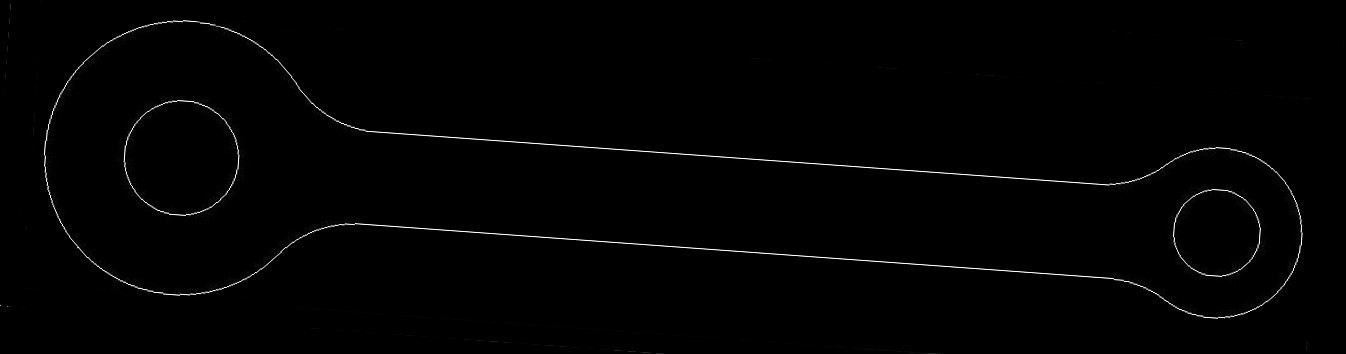
#> input picture Images/LinkRotated.jpg, 1346 x 354 px
$ python rotate.py
#> lines starting #> are read from the running program, lines starting #| are printed output that depends on the picture; after the words box and inside, x2 and y2 are one past the last pixel; in counts of white or black regions, pixels touching at a corner belong together; long printed decimals are rounded
import cv2
import numpy as np
import imutils
import matplotlib.pyplot as plt

matrix_test = None
perimeters=[]
img=cv2.imread("Images/LinkRotated.jpg",1)
#> img is the input picture: shape (354, 1346, 3); mean B, G, R 2.2, 2.2, 2.2
img_height,img_width=img.shape[:2]
#> img_height = 354; img_width = 1346
blur_img = cv2.bilateralFilter(img,1,75,75)
grey_img=cv2.cvtColor(blur_img,cv2.COLOR_BGR2GRAY)
_,thresh_img=cv2.threshold(grey_img,50,255,cv2.THRESH_BINARY)
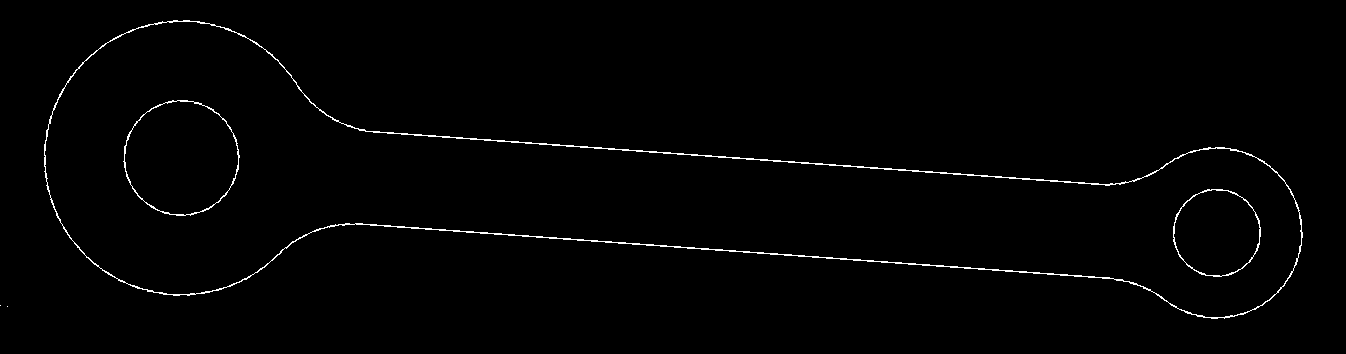
#> thresh_img: shape (354, 1346); 1.1% white in thin lines or dots, all inside (x1, y1, x2, y2) = (0, 20, 1303, 319)
black_image = np.zeros((img_height, img_width))

contours, hierarchy = cv2.findContours(thresh_img.copy(), cv2.RETR_LIST, cv2.CHAIN_APPROX_NONE)
#> contours = 8 contours, 2 with area under 20; largest, box (x1, y1, x2, y2) and area: (44, 20, 1303, 319) 160128, (44, 21, 1302, 318) 158556, (123, 100, 240, 216) 10344, (124, 100, 239, 216) 10144, (1173, 189, 1261, 277) 5963, (1173, 189, 1261, 277) 5803
contoursDraw=img.copy()
contoursDraw2=img.copy()


for i in contours:
	perimeter = cv2.arcLength(i,True)
	perimeters.append(perimeter)
	perimeters.sort()
#> this loop made 8 passes
#> perimeter on passes 3 to 8: 289.4, 291.1, 384.1, 387.7, 2979.9, 2988
#> (i, perimeter) on passes 1 to 2: ([[7, 306]], 0), ([[0, 305]], 0)
#> after the loop, perimeters = [0, 0, 289.4, 291.1, 384.1, 387.7, 2979.9, 2988]


cnt = contours[len(perimeters)-1]
#> cnt = contour of 2725 points, box (x1, y1, x2, y2) (44, 20, 1303, 319), area 160128
M = cv2.moments(cnt)
#> M = moments, m00 160128.5, centre m10/m00, m01/m00 = (593.1, 190.5)
print (M['m10'],M['m00'],M['m01'])
#| 94975952.333 160128.5 30502432.833
print(hierarchy)
#| [[[ 1 -1 -1 -1]
#|   [ 2  0 -1 -1]
#|   [ 3  1 -1 -1]
#|   [ 4  2 -1 -1]
#|   [ 5  3 -1 -1]
#|   [ 6  4 -1 -1]
#|   [ 7  5 -1 -1]
#|   [-1  6 -1 -1]]]
cv2.drawContours(black_image,cnt,-1,(255,255,255), 2)
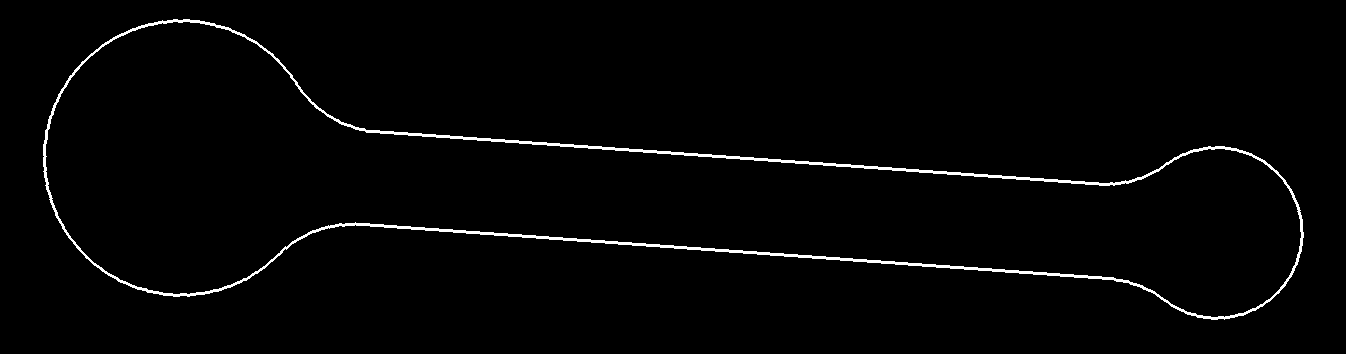
#> black_image: shape (354, 1346) float64; 1.7% white; 1 white region, box (x1, y1, x2, y2) and area: (43, 19, 1304, 320) 8163


cx = int(M['m10']/M['m00'])
#> cx = 593
cy = int(M['m01']/M['m00'])
#> cy = 190
center=np.array([cx,cy],float)
#> center = [593, 190]
cv2.circle(contoursDraw2, (cx,cy), 5, (255,0,0), thickness=5, lineType=8, shift=0)
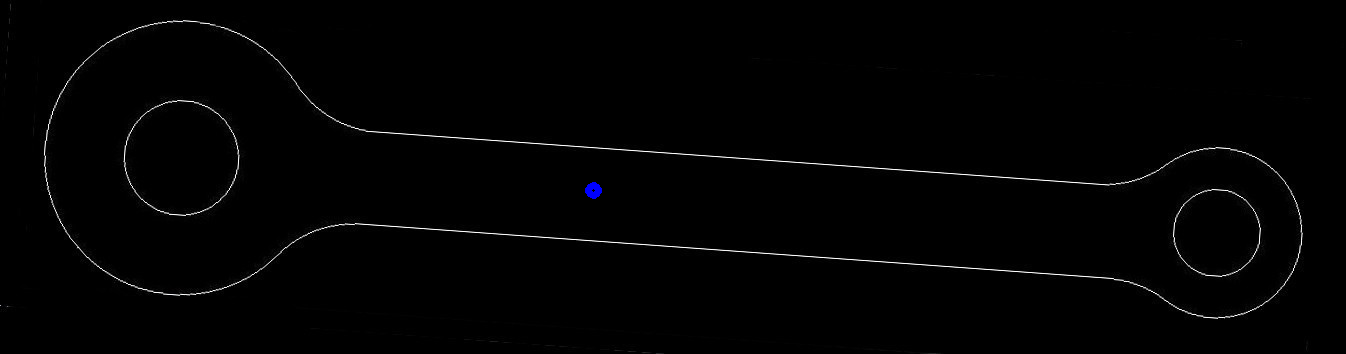
#> contoursDraw2: shape (354, 1346, 3); 0.04% of pixels changed, all inside (x1, y1, x2, y2) = (585, 182, 602, 199)
#print(center)

#Bounding Rectangle
rect = cv2.minAreaRect(cnt)
#> rect = ((673.5, 168.4), (275.3, 1259.8), -88.73)
box = cv2.boxPoints(rect)
#> box = [[1300.2, 320], [40.72, 292.1], [46.82, 16.85], [1306.3, 44.76]]
box = np.int0(box)
#> box = [[1300, 319], [40, 292], [46, 16], [1306, 44]]
cv2.drawContours(black_image,[box],0,(0,0,255),2)
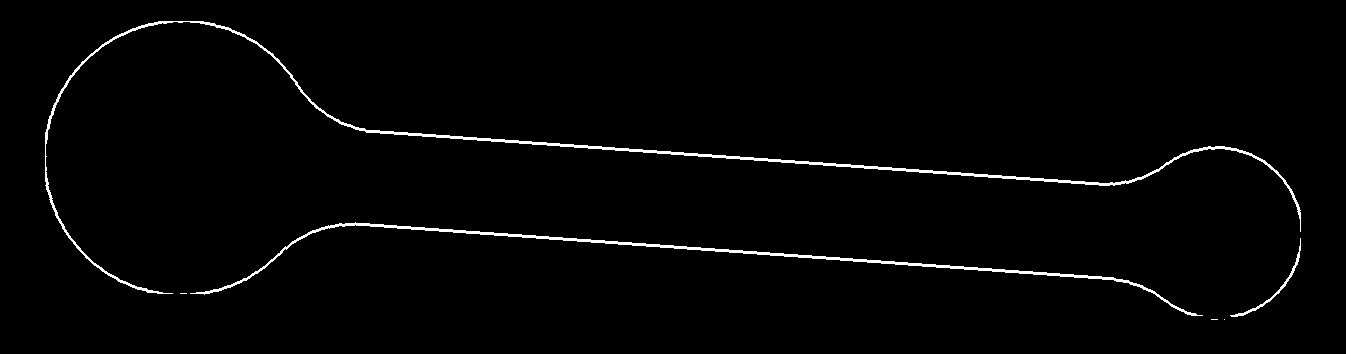
#> black_image: shape (354, 1346) float64; 1.6% white; 6 white regions (3 under 20 px), largest, box (x1, y1, x2, y2) and area: (45, 21, 1301, 294) 4490, (190, 222, 1203, 316) 3011, (1230, 238, 1301, 317) 280

y, x = np.nonzero(black_image)
#> y = 7796 values from 21 to 319; x = 7796 values, max 1300 at index 4078, min 45 at index 1090, mean 662.2
x = x - np.mean(x)
#> x = 7796 values, max 637.8 at index 4078, min -617.2 at index 1090, mean -5.23e-14
y = y - np.mean(y)
#> y = 7796 values from -173.6 to 124.4
coords = np.vstack([x, y])
cov = np.cov(coords)
#> cov = [[142123.8, 10006.2], [10006.2, 5204.4]]
evals, evecs = np.linalg.eig(cov)
#> evals = [142851.2, 4477]; evecs = [[0.997, -0.0725], [0.0725, 0.997]]
sort_indices = np.argsort(evals)[::-1]
#> sort_indices = [0, 1]
evec1, evec2 = evecs[:, sort_indices]
#> evec1 = [0.997, -0.0725]; evec2 = [0.0725, 0.997]
x_v1, y_v1 = evec1  # Eigenvector with largest eigenvalue
#> x_v1 = 0.997; y_v1 = -0.0725
x_v2, y_v2 = evec2
#> x_v2 = 0.0725; y_v2 = 0.997
scale = 200
plt.plot([x_v1*-scale*2, x_v1*scale*2],
         [y_v1*-scale*2, y_v1*scale*2], color='red')
plt.plot([x_v2*-scale, x_v2*scale],
         [y_v2*-scale, y_v2*scale], color='blue')
plt.plot(x, y, 'k.')
plt.axis('equal')
plt.gca().invert_yaxis()  # Match the image system with origin at top
theta = np.tanh((x_v1)/(y_v1))
#> theta = -1
print (theta*57.295779513)
#| -57.296
rotation_mat = np.matrix([[np.cos(theta), -np.sin(theta)],
                      [np.sin(theta), np.cos(theta)]])
#> rotation_mat = [[0.54, 0.841], [-0.841, 0.54]]
transformed_mat = rotation_mat * coords
# plot the transformed blob
x_transformed, y_transformed = transformed_mat.A
#> x_transformed = 7796 values, max 417.8 at index 7636, min -429.5 at index 392, mean -4.85e-14; y_transformed = 7796 values, max 523.1 at index 4417, min -532.1 at index 3952, mean 4.48e-14
plt.plot(x_transformed, y_transformed, 'g.')
plt.show()
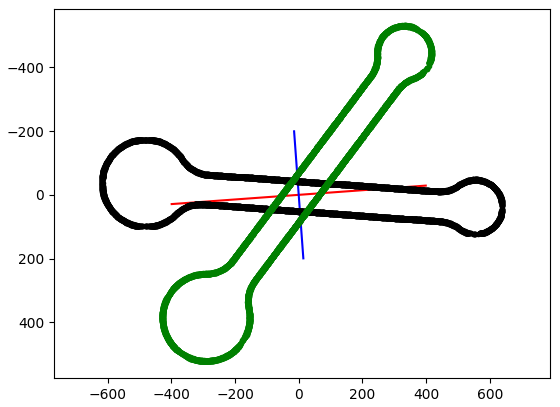
#> figure drawn by matplotlib, 1 panel


for i in contours:
	#epsilon = 0.1*cv2.arcLength(i,True)
	#approx = cv2.approxPolyDP(i,epsilon,True)
	cv2.drawContours(contoursDraw,[i],-1,(0,255,0), 1)
#> this loop made 8 passes
#> i on passes 1 to 2: [[7, 306]], [[0, 305]]
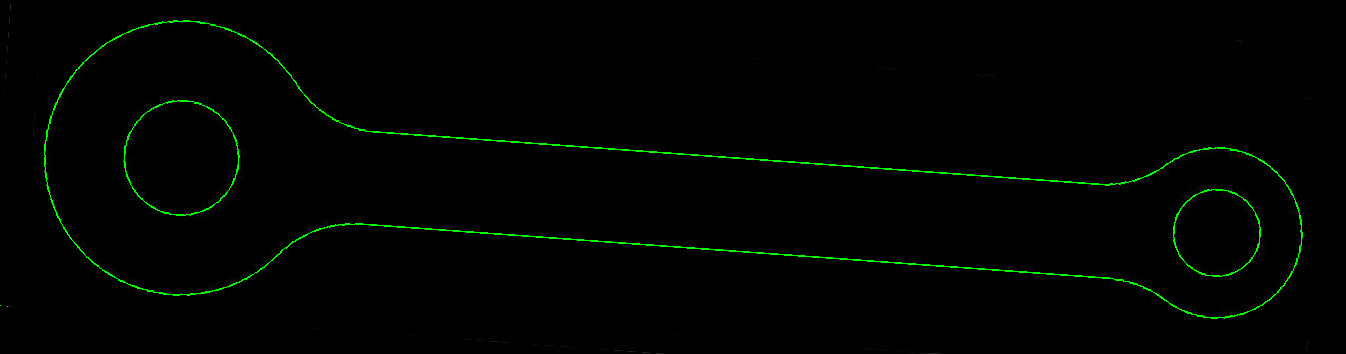
#> contoursDraw: shape (354, 1346, 3); 1.1% of pixels changed, all inside (x1, y1, x2, y2) = (0, 20, 1303, 319)
	#getOrientation(contours[i], contoursDraw)


#cv2.imshow("img",img)
cv2.imshow("black_image",black_image)
cv2.imshow("thresh_img",thresh_img)
cv2.imshow("cDraw",contoursDraw)
cv2.imshow("contoursDraw2",contoursDraw2)
cv2.waitKey(0)
cv2.destroyAllWindows()

$ run again, with Images/CircleRotated.jpg copied over Images/LinkRotated.jpg
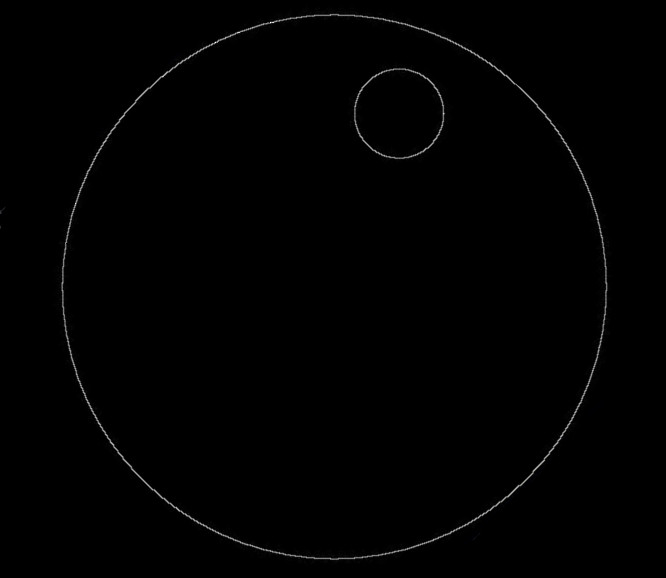
#> input picture Images/CircleRotated.jpg, 666 x 578 px
#> img is the input picture: shape (578, 666, 3); mean B, G, R 1.3, 1.3, 1.3
#> `_,thresh_img=cv2.threshold(grey_img,50,255,cv2.THRESH_BINARY)`:
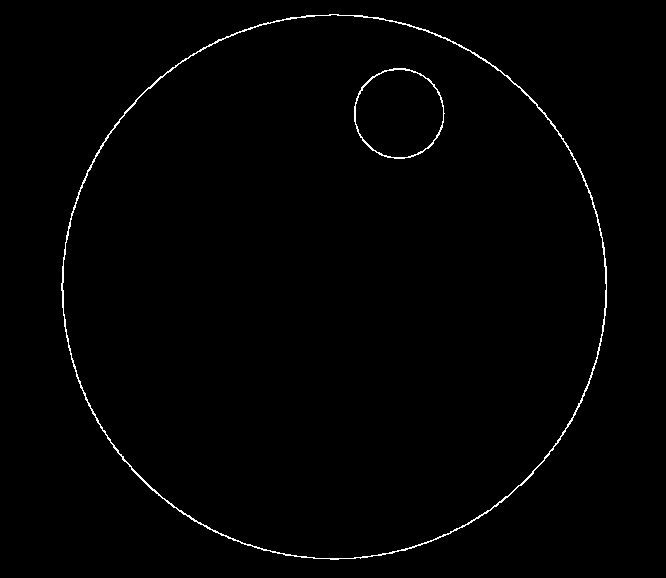
#> thresh_img: shape (578, 666); 0.91% white in thin lines or dots, all inside (x1, y1, x2, y2) = (61, 14, 607, 560)
#> contours = 4 contours; box (x1, y1, x2, y2) and area: (61, 14, 607, 560) 232930, (62, 14, 607, 559) 231476, (354, 68, 445, 159) 6351, (355, 69, 444, 158) 6104
#> the loop `for i in contours:` made 4 passes
#> perimeter on passes 1 to 4: 291.7, 300.2, 1807, 1813.8
#> after the loop `for i in contours:`: perimeters = [291.7, 300.2, 1807, 1813.8]
#> cnt = contour of 1552 points, box (x1, y1, x2, y2) (61, 14, 607, 560), area 232930
#> M = moments, m00 232930, centre m10/m00, m01/m00 = (333.9, 286.4)
#| 77777504.333 232930.0 66706714.0
#| [[[ 1 -1 -1 -1]
#|   [ 2  0 -1 -1]
#|   [ 3  1 -1 -1]
#|   [-1  2 -1 -1]]]
#> cx = 333
#> cy = 286
#> center = [333, 286]
#> contoursDraw2: shape (578, 666, 3); 0.05% of pixels changed, all inside (x1, y1, x2, y2) = (325, 278, 342, 295)
#> rect = ((333.5, 286.5), (545, 545), -90)
#> `box = cv2.boxPoints(rect)`: box = [[606, 559], [61, 559], [61, 14], [606, 14]]
#> `box = np.int0(box)`: box = [[605, 558], [61, 558], [61, 14], [605, 14]]
#> `y, x = np.nonzero(black_image)`: y = 4044 values from 16 to 560; x = 4044 values, max 607 at index 2007, min 63 at index 1955, mean 329.4
#> `x = x - np.mean(x)`: x = 4044 values, max 277.6 at index 2007, min -266.4 at index 1955, mean -2.52e-14
#> `y = y - np.mean(y)`: y = 4044 values from -267.3 to 276.7
#> cov = [[37277, -112.6], [-112.6, 36844.5]]
#> evals = [37304.6, 36816.9]; evecs = [[0.971, 0.238], [-0.238, 0.971]]
#> sort_indices = [0, 1]
#> evec1 = [0.971, 0.238]; evec2 = [-0.238, 0.971]
#> x_v1 = 0.971; y_v1 = 0.238
#> x_v2 = -0.238; y_v2 = 0.971
#> theta = 0.999
#| 57.263
#> rotation_mat = [[0.541, -0.841], [0.841, 0.541]]
#> x_transformed = 4044 values, max 273.7 at index 760, min -274 at index 3333, mean -2.88e-14; y_transformed = 4044 values, max 279 at index 2816, min -268.2 at index 1297, mean -7.2e-15
#> the loop `for i in contours:` made 4 passes
#> after the loop `for i in contours:`:
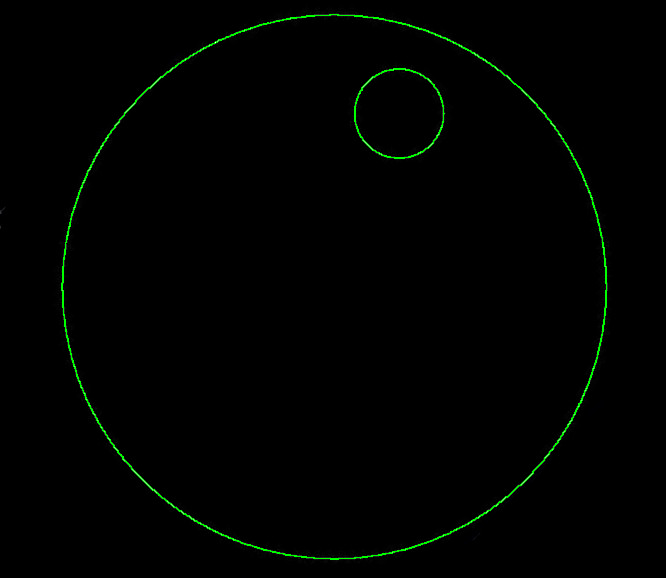
#> contoursDraw: shape (578, 666, 3); 0.84% of pixels changed, all inside (x1, y1, x2, y2) = (61, 14, 607, 560)
